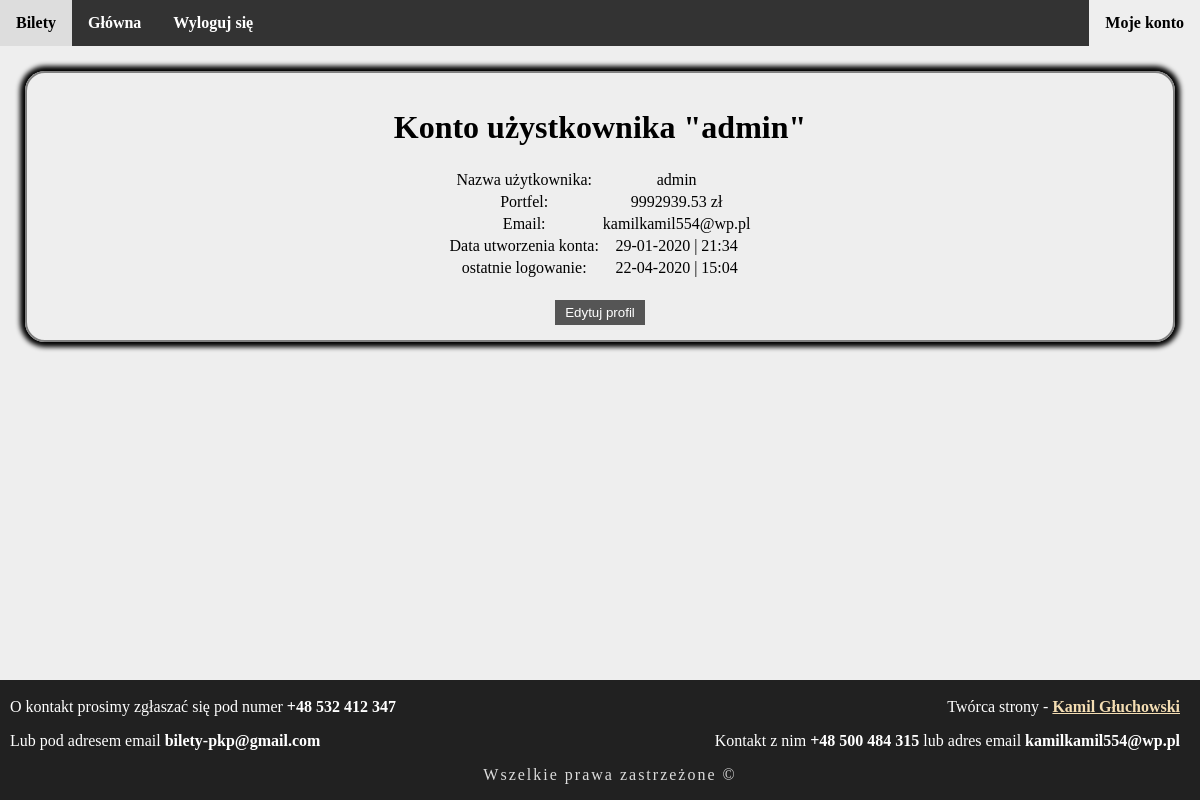
Page /accounts/profile/ (signed in) on the committed database.
### accounts/models.py (models this page shows, shortened)
class Account(AbstractBaseUser):
    email          = models.EmailField(verbose_name='email', max_length=60, unique=True)
    username       = models.CharField(max_length=30, unique=True)
    date_joined    = models.DateTimeField(verbose_name='date joined', auto_now_add=True)
    last_login     = models.DateTimeField(verbose_name='last login', auto_now=True)
    is_admin       = models.BooleanField(default=False)
    is_active      = models.BooleanField(default=True)
    is_staff       = models.BooleanField(default=False)
    is_superuser   = models.BooleanField(default=False)
    wallet         = models.DecimalField(decimal_places=2, max_digits=15000, default=0)
    USERNAME_FIELD = 'email'
    REQUIRED_FIELDS = ['username']
    objects = MyAccountManager()

### accounts/views.py (the view)
# urls.py: path('profile/', views.profile_view, name='profile'),
@login_required
def profile_view(request):
    user = request.user
    return render(request, 'pages/profile.html', context={ 'user': user })

### templates/pages/profile.html (shortened to what this page needs)
{% extends 'base.html' %}
{% block content %}
<div class="container2">
    <h1>Konto użystkownika "{{ user.username }}"</h1>
    <section class="container">
        <table class="user-date">
            <tr>
                <td>Nazwa użytkownika:</td>
                <td>{{ user.username }}</td>
            </tr>
            <tr>
                <td>Portfel:</td>
                <td>{{ user.wallet }} zł</td>
            </tr>
            <tr>
                <td>Email:</td>
                <td>{{ user.email }}</td>
            </tr>
            <tr>
                <td>Data utworzenia konta:</td>
                <td>{{ user.date_joined|date:"d-m-Y | H:i" }}</td>
            </tr>
            <tr>
                <td>ostatnie logowanie:</td>
                <td>{{ user.last_login|date:"d-m-Y | H:i" }}</td>
            </tr>
        </table>
        <a href="{% url 'accounts:edit' %}" style="margin-top: 20px;"><button class="btn">Edytuj profil</button></a>
    </section>
</div>
{% endblock %}

### templates/base.html (shortened to what this page needs)
{% load static %}
<!DOCTYPE html>
<html lang="en">
<head>
    <link rel="stylesheet" href="{% static 'css/tickets.css' %}">
</head>
<body>
    {% include 'particles/nav-bar.html' %}
    {% block content %}{% endblock %}
    {% include 'particles/footer.html' %}
</body>
</html>

### templates/particles/nav-bar.html
{% url 'tickets:index' as tickets_url %}
{% url 'accounts:register' as register_url %}
{% url 'accounts:login' as login_url %}
{% url 'accounts:profile' as about_url %}
{% url 'accounts:edit' as edit_url %}
<ul class="nav-bar">
    {% if request.path >= tickets_url %}
        <li class="nav-bar-li" id="tickets-page"><a href="{{ tickets_url }}" style="background-color: #eeeeee; color: black; cursor: default;">Bilety</a></li>
    {% else %}
        <li class="nav-bar-li" id="tickets-page"><a href="{{ tickets_url }}">Bilety</a></li>
    {% endif %}
    {% if request.path == '/' %}
        <li class="nav-bar-li" id="index-page"><a href="http://127.0.0.1:8000/" style="background-color: #eeeeee; color: black; cursor: default;">Główna</a></li>
    {% else %}
        <li class="nav-bar-li" id="index-page"><a href="http://127.0.0.1:8000/">Główna</a></li>
    {% endif %}
    {% if request.user.is_anonymous %}
        {% if request.path == register_url %}
            <li class="nav-bar-li" id="register-page"><a href="{{ register_url }}" style="background-color: #eeeeee; color: black; cursor: default;">Zarejestruj się</a></li>
        {% else %}
            <li class="nav-bar-li" id="register-page"><a href="{{ register_url }}">Zarejestruj się</a></li>
        {% endif %}
        {% if request.path == login_url %}
            <li class="nav-bar-li" id="login-page"><a href="{{ login_url }}" style="background-color: #eeeeee; color: black;; cursor: default;">Zaloguj się</a></li>
        {% else %}
            <li class="nav-bar-li" id="login-page"><a href="{{ login_url }}">Zaloguj się</a></li>
        {% endif %}
    {% else %}
        <li class="nav-bar-li"><a href="{% url 'accounts:logout' %}">Wyloguj się</a></li>
        {% if request.path == about_url or request.path == edit_url %}
            <li class="nav-bar-li" style="float: right;"><a href="{{ about_url }}" style="background-color: #eeeeee; color: black;; cursor: default;">Moje konto</a></li>
        {% else %}
            <li class="nav-bar-li" style="float: right;"><a href="{{ about_url }}">Moje konto</a></li>
        {% endif %}
    {% endif %}
</ul>

### templates/particles/footer.html
<footer>
    <div>
        <p>
            O kontakt prosimy zgłaszać się pod numer <b>+48 532 412 347</b>
            <abbr style="float: right; padding-right: 30px;">Twórca strony - <b><a href="#" id="creator">Kamil Głuchowski</a></b></abbr>
        </p>
        <p>
            Lub pod adresem email <b>bilety-pkp@gmail.com</b>
            <abbr style="float: right; padding-right: 30px;">Kontakt z nim <b>+48 500 484 315</b> lub adres email <b>kamilkamil554@wp.pl</b></abbr>
        </p>
        <p id="unallow-copy">Wszelkie prawa zastrzeżone &copy;</p>
    </div>
</footer>

### static/css/tickets.css (style rules this page uses)
body { background-color: #eeeeee; margin: 0; padding: 0; overflow-x: hidden; }
.container { display: flex; flex-direction: column; justify-content: center; align-items: center; }
.nav-bar { position: -webkit-sticky; position: sticky; top: 0; list-style-type: none; padding: 0; margin: 0; overflow: hidden; background-color: #333333; }
.nav-bar-li { float: left; }
.nav-bar-li a { display: block; color: white; font-weight: bold; text-align: center; padding: 14px 16px; text-decoration: none; }
.btn { width: 100%; padding: 5px; padding-right: 10px; padding-left: 10px; outline: none; color: white; background: #555555; border: none; cursor: pointer; transition: transform 0.2s ease; }
.container2 { text-align: center; padding: 15px; border: 2px solid grey; margin: 25px; border-radius: 20px; box-shadow: 0 0 5px 5px black; }
footer { width: 100%; background-color: #212121; color: white; padding: 2px 10px 0 10px; position: fixed; bottom: 0; }
#creator { color: wheat; }
#unallow-copy { text-align: center; letter-spacing: 2px; color: gainsboro; }

### rows in the picture
Account: username "admin", wallet "9992939.53", email "kamilkamil554@wp.pl", date_joined|H "29-01-2020 | 21:34", last_login|H "22-04-2020 | 15:04"
